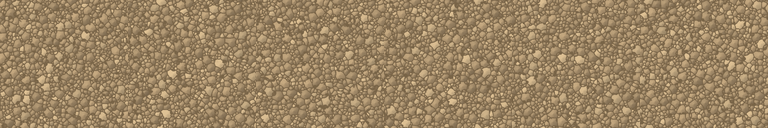
#> input picture assets/tilesets/s1_cloister/floor_cobble.png, 768 x 128 px
$ python render_slab_incontext.py
#> lines starting #> are read from the running program, lines starting #| are printed output that depends on the picture
#!/usr/bin/env python3
"""
IN-CONTEXT JUDGE RENDER for the NEW S1 ashlar slab path (#426 soak-rev).

Per TESTING_BAR.md "judge art in context" + the dispatch brief's judge-first-of-class
gate: compose the NEW slab spine threaded THROUGH the fine cobble field at GAME ZOOM,
with a char_scale=0.48 player-size reference rect, so orch can eyeball the slab-to-
cobble scale step-up + the warm-path-through-cool-cobble contrast + zero-green BEFORE
relying on the full release-build soak. De-risks a 3rd path bounce.

This mirrors the S1YardChunk painter's geometry EXACTLY (same atlas layout, same
block-variant scatter, same period) so the render is a faithful proxy of what the game
paints — NOT a hand-arranged mock. Reads the SHIPPED atlases:
  assets/tilesets/s1_cloister/floor_cobble.png  (cobble base, 768x128 = 6 variants)
  assets/tilesets/s1_cloister/floor_slab.png    (NEW slab,    512x128 = 4 variants)

Output: _yard_render/slab_incontext_judge.png
"""
import os
import numpy as np
from PIL import Image, ImageDraw

HERE = os.path.dirname(os.path.abspath(__file__))
ROOT = os.path.abspath(os.path.join(HERE, ".."))
COBBLE = os.path.join(ROOT, "assets/tilesets/s1_cloister/floor_cobble.png")
SLAB = os.path.join(ROOT, "assets/tilesets/s1_cloister/floor_slab.png")
OUT = os.path.join(ROOT, "_yard_render", "slab_incontext_judge.png")

TILE = 32              # game tile px
COBBLE_VARIANTS = 6
SLAB_VARIANTS = 4
BLOCK = 4             # 4x4 game tiles per variant-block
COBBLE_SEED = 1763   # matches S1YardChunk.cobble_seed

# Render a region of the yard around the spine: cols 0..GW, rows 6..18 (the spine band).
GW = 40
ROW0, ROW1 = 6, 19   # rows to render (the spine dips around row 12-15)
ZOOM = 2             # game-zoom view multiplier for judging


def load_atlas(path, variants):
    """Return a (variants, 4, 4) array of 32x32 RGB cells from a packed atlas PNG."""
#> called with variants = 6
    img = np.asarray(Image.open(path).convert("RGB"))
#> img is the input picture: shape (128, 768, 3); mean R, G, B 153.8, 130.6, 97.7
    cells = np.empty((variants, 4, 4, TILE, TILE, 3), np.uint8)
    for v in range(variants):
        for by in range(4):
            for bx in range(4):
                x0 = (v * 4 + bx) * TILE
                y0 = by * TILE
                cells[v, by, bx] = img[y0:y0 + TILE, x0:x0 + TILE]
    return cells


def absi(x):
    return abs(int(x))


def cobble_block_variant(bx, by):
    h = (bx * 73856093) ^ (by * 19349663) ^ (COBBLE_SEED * 83492791)
    return absi(h) % COBBLE_VARIANTS


def slab_block_variant(bx, by):
    h = (bx * 49979693) ^ (by * 86028157) ^ (COBBLE_SEED * 6151)
    return absi(h) % SLAB_VARIANTS


def spine_center_row(tx):
    """Mirror S1YardChunk._spine_center_row: gentle south dip across the mid-yard."""
    import math
    t = tx / max(GW - 1, 1)
    dip = math.sin(t * math.pi) * 3.0
    return 12 + int(round(dip))


def is_slab_cell(tx, ty):
    """Mirror the spine portion of S1YardChunk._compute_slab_cells (2-wide ribbon).
    (The building-link + well-apron spurs are omitted from this judge crop — the spine
    is what threads through the open cobble and is the read we're judging.)"""
    cr = spine_center_row(tx)
    return ty == cr or ty == cr + 1


def main():
    cob = load_atlas(COBBLE, COBBLE_VARIANTS)
    slab = load_atlas(SLAB, SLAB_VARIANTS)
#> call 2 of load_atlas, with variants = 4
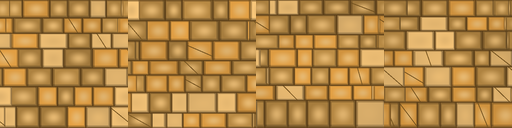
#> input picture assets/tilesets/s1_cloister/floor_slab.png, 512 x 128 px
#> in load_atlas, img is the input picture: shape (128, 512, 3); mean R, G, B 181.5, 136.9, 71.3

    rows = ROW1 - ROW0
    canvas = np.empty((rows * TILE, GW * TILE, 3), np.uint8)
    for ty in range(ROW0, ROW1):
        for tx in range(GW):
            if is_slab_cell(tx, ty):
                v = slab_block_variant(tx // BLOCK, ty // BLOCK)
                cell = slab[v, ty % BLOCK, tx % BLOCK]
            else:
                v = cobble_block_variant(tx // BLOCK, ty // BLOCK)
                cell = cob[v, ty % BLOCK, tx % BLOCK]
            ry = (ty - ROW0) * TILE
            rx = tx * TILE
            canvas[ry:ry + TILE, rx:rx + TILE] = cell
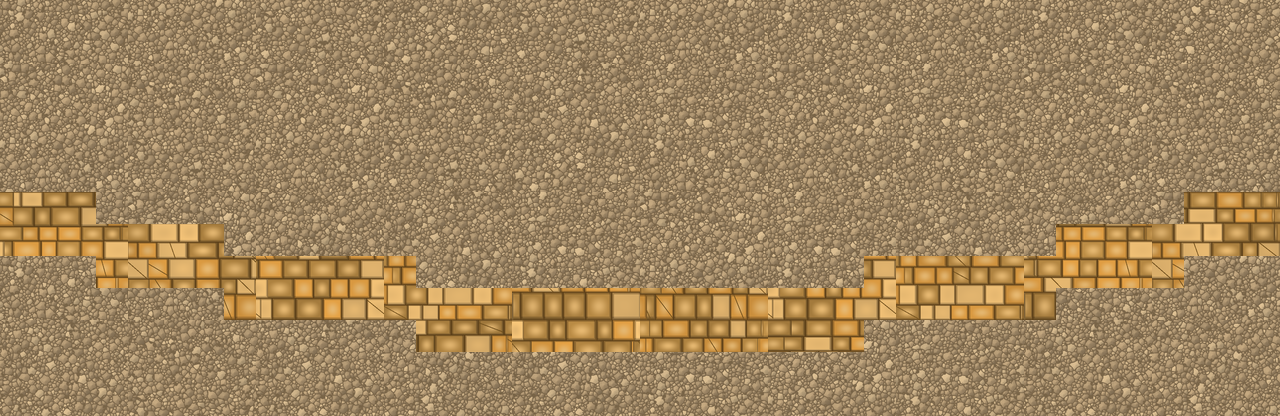
#> canvas: shape (416, 1280, 3); mean of channels 0, 1, 2 158.4, 131.9, 93.9; drawn as R, G, B

    img = Image.fromarray(canvas).resize(
        (canvas.shape[1] * ZOOM, canvas.shape[0] * ZOOM), Image.NEAREST
    )
#> img: PIL image 2560x832 RGB
    draw = ImageDraw.Draw(img)

    # char_scale=0.48 player reference. The player sprite is ~46px native; at 0.48 it
    # renders ~22px wide x ~38px tall (matching the cobble generator's player-ref math
    # at the 0.48 production default). Draw it ON the spine so the slab-paver-to-player
    # ratio is directly judgeable (a paver should read "a stone you could stand on",
    # not player-sized).
    pw, ph = int(22 * ZOOM), int(38 * ZOOM)
    # place it on the spine near the west third
    spine_y = (spine_center_row(10) - ROW0) * TILE * ZOOM
    px, py = 10 * TILE * ZOOM, spine_y - ph + TILE * ZOOM
    draw.rectangle([px, py, px + pw, py + ph], outline=(255, 80, 40), width=2)
    draw.text((px, max(2, py - 14)), "player ~0.48", fill=(255, 130, 70))
    draw.text((6, 6), "NEW ashlar slab spine threading fine cobble @ game zoom (2x)",
              fill=(255, 235, 200))

    os.makedirs(os.path.dirname(OUT), exist_ok=True)
    img.save(OUT)
    print(f"[judge] in-context slab render -> {OUT} ({img.size[0]}x{img.size[1]})")
#| [judge] in-context slab render -> _yard_render/slab_incontext_judge.png (2560x832)


if __name__ == "__main__":
    main()
